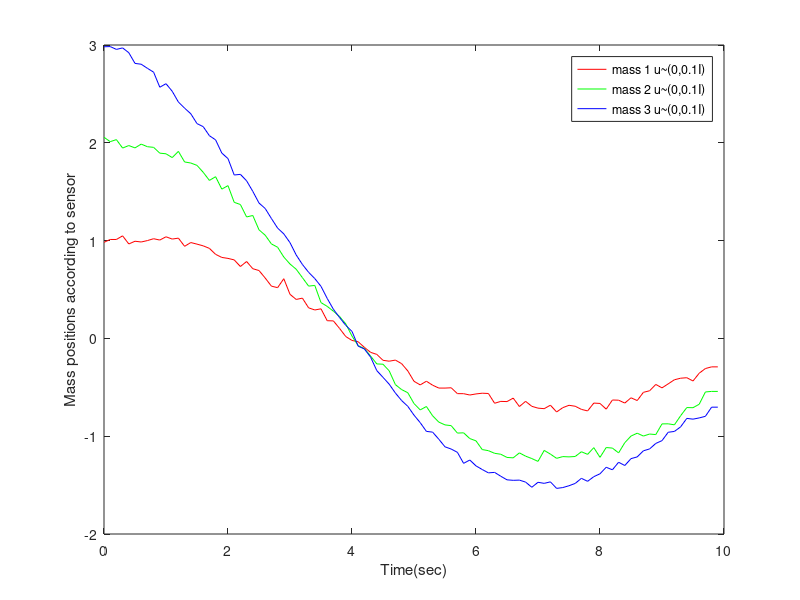
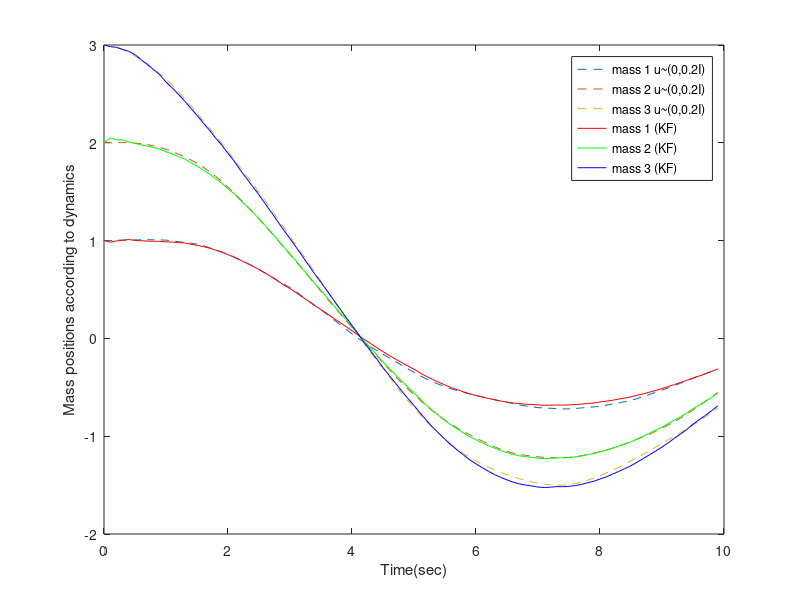
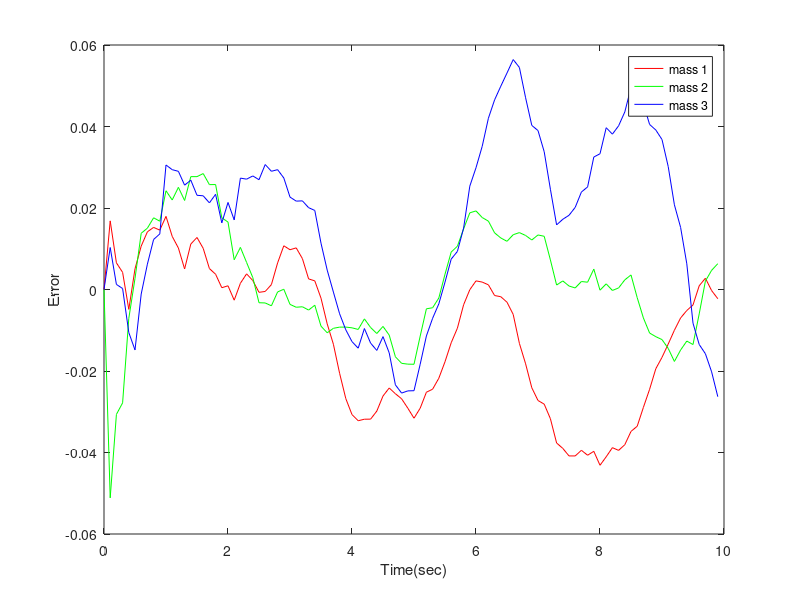

Write the MATLAB code that produced these figures, in order.

clc;
clear;
close all;


A_c = [0 0 0 1 0 0 ; 
       0 0 0 0 1 0 ; 
       0 0 0 0 0 1 ; 
       -2 1 0 -1.6 0.8 0 ; 
       1 -2 1 0.8 -1.6 0.8 ; 
       0 1 -1 0 0.8 -0.8] ;
B_c = [0 0 0 ; 
       0 0 0 ; 
       0 0 0 ; 
       1 0 0 ;  
       0 1 0 ; 
       0 0 1] ;
C = [1 0 0 0 0 0 ;0 1 0 0 0 0 ; 0 0 1 0 0 0];

dT = 0.1;
A_d=expm(A_c*dT);
B_d=(A_d-eye(6))*inv(A_c)*B_c ;

x0 =[1 2 3 0 0 0]';
x_k = x0;
x_k1 = x_k;

x_hat = zeros(6,100);
u_bar = 0 ;

S_u = 0.2 ;
S_v = 0.1 ;

Q = B_d*S_u*B_d' ;
R = 0.1*eye(3) ;

P0 = blkdiag(eye(3),0.1*eye(3)) ;
% P0 = zeros(6,6)' ;
P(:,:,1) = P0 ;
xhat0 = x0 ;
x_hat(:,1)= xhat0 ;
x_tru(:,1)= x0 ;


for k = 2:100
    urandu = normrnd(u_bar,S_u*eye(3)) ;
    u_true(:,k-1)=[urandu(1,1);urandu(2,2);urandu(3,3)]; % gaussian random noise with mean S_u
    x_tru(:,k)=A_d*x_tru(:,k-1) + B_d*u_true(:,k-1); % true state change
  
    urandv = normrnd(u_bar,S_v*eye(3)) ;
    u_sensor(:,k-1)= [urandv(1,1);urandv(2,2);urandv(3,3)] ;
    y(:,k-1) = C*x_tru(:,k) + sqrtm(S_v)*u_sensor(:,k-1);

    x_hat(:,k) = A_d*x_hat(:,k-1) ;         % the model assumes ubar=0
    P(:,:,k) = A_d*P(:,:,k-1)*A_d' + Q;

    % measurement update
    K(:,:,k)=P(:,:,k)*C'*inv(C*P(:,:,k)*C' + R);
    x_hat(:,k)=x_hat(:,k) + K(:,:,k)*(y(:,k-1) - C*x_hat(:,k));
    P(:,:,k)=(eye(6) - K(:,:,k)*C)*P(:,:,k);
    
    % now compute estimate error
    e(:,k)=x_tru(:,k)-x_hat(:,k);
    trP(k)=trace(P(:,:,k));
    Sx(:,k)=sqrt(diag(P(:,:,k)));
end

urandv = normrnd(u_bar,S_v*eye(3)) ;
u_sensor(:,100)= [urandv(1,1);urandv(2,2);urandv(3,3)] ;
y(:,100) = C*x_tru(:,k) + sqrtm(S_v)*u_sensor(:,k-1);

t=0:dT:10-dT;

figure
h0 = plot(t, y(1,:),'r',t, y(2,:),'g',t, y(3,:),'b');
xlabel('Time(sec)');
ylabel('Mass positions according to sensor');
legend('mass 1 u~(0,0.1I)','mass 2 u~(0,0.1I)','mass 3 u~(0,0.1I)');

figure
h1 = plot(t, x_tru(1,:), '--', t, x_tru(2,:),'--',t, x_tru(3,:), '--', t, x_hat(1,:),'r',t, x_hat(2,:),'g',t, x_hat(3,:),'b');
xlabel('Time(sec)');
ylabel('Mass positions according to dynamics');
legend('mass 1 u~(0,0.2I)','mass 2 u~(0,0.2I)','mass 3 u~(0,0.2I)','mass 1 (KF)','mass 2 (KF)','mass 3 (KF)');

figure
h2 = plot(t,e(1,:),'r',t,e(2,:),'g',t,e(3,:),'b') ;
xlabel('Time(sec)');
ylabel('Error');
legend('mass 1','mass 2','mass 3');
